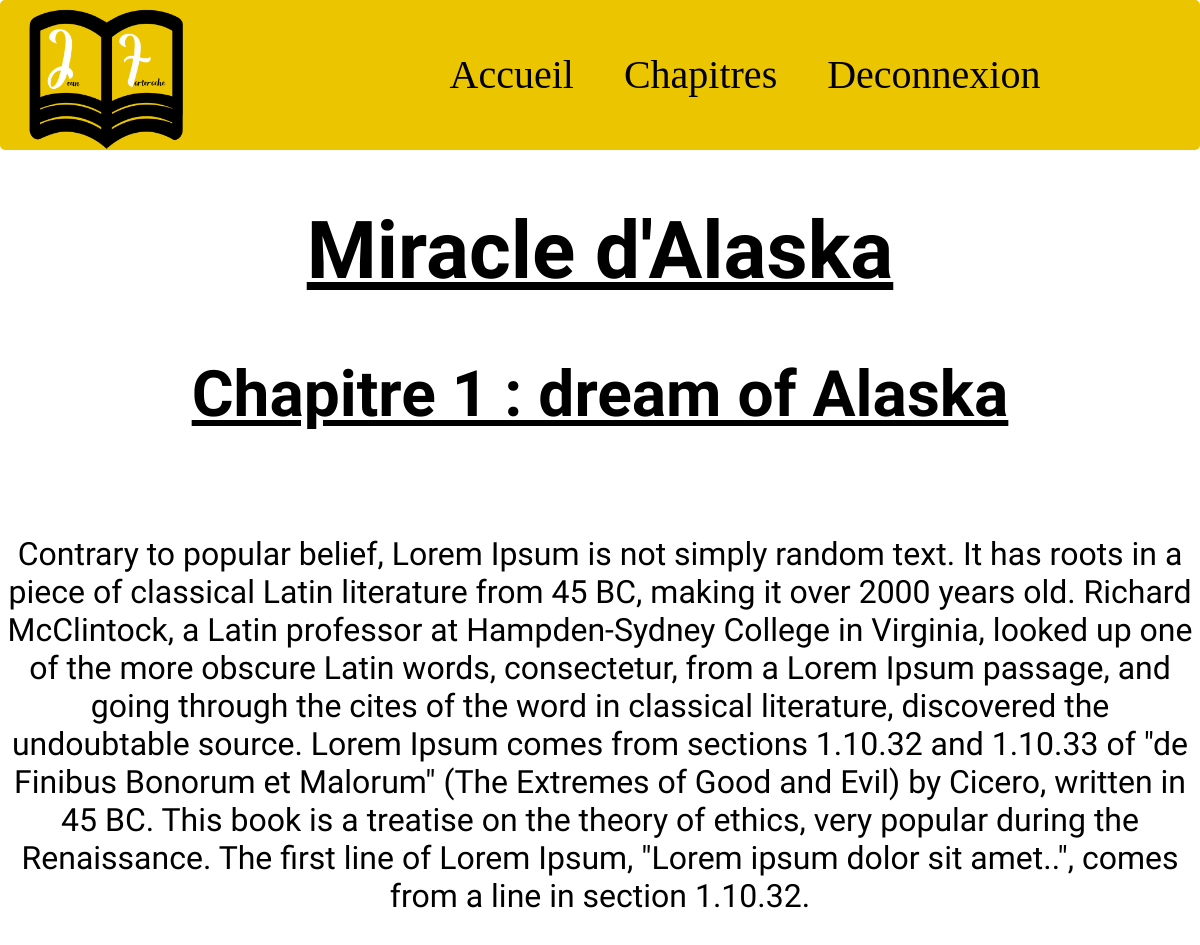
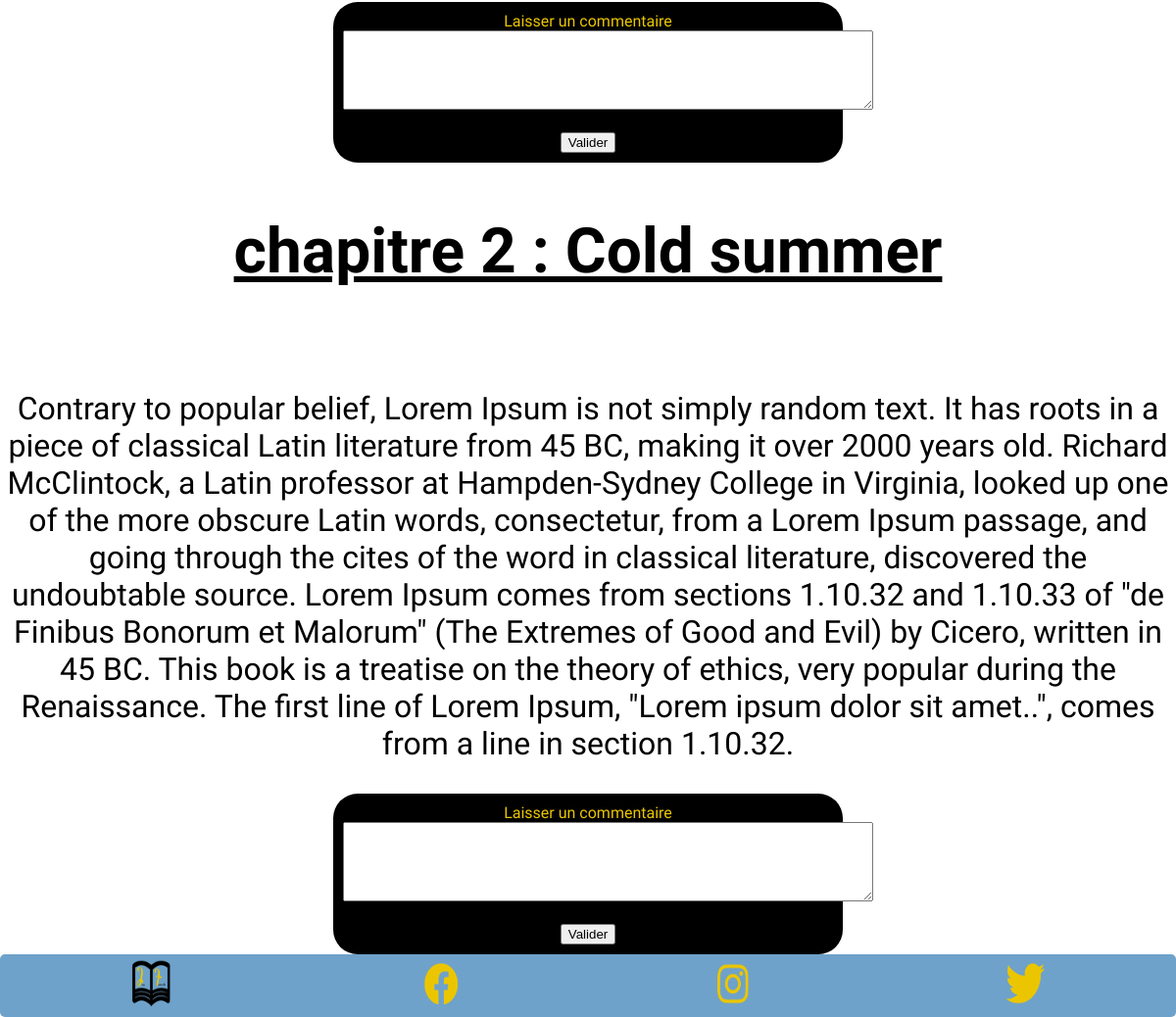
Screenshot of /index.php?action=chapter with the database file from the repository (2 pictures, top to bottom).
### tables this page shows
CREATE TABLE IF NOT EXISTS `chapter` (
  `id_chapter` int NOT NULL AUTO_INCREMENT,
  `title` varchar(40) NOT NULL,
  `content` text NOT NULL,
  PRIMARY KEY (`id_chapter`)
);

### controller/controller.php (called while the page is built, shortened)
<?php
class Controller{
        ?><script>$("header").css("display","none")</script><?php
          ?><script>$("#errorCo").css("display","block")</script>  <?php
        public function showChapter(){
            require("view/listChapter.php");
        }
}

### view/listChapter.php (the view, shortened to what this page needs)
<?php
$db = new PDO('mysql:host=localhost;dbname=book;charset=utf8','root','');
$showTheChapter= $db->query('SELECT id_chapter,title,content FROM chapter ' );
while ($Cstdata =  $showTheChapter->fetch()) {
?>
<td><h2 id="newTitle"><?= $Cstdata['title']; ?></h2> </td> <br>
<td><p id="content"><?= $Cstdata['content']; ?> </p> </td>
<form method="post" action="index.php?action=validComment&mainTitle=<?= $Cstdata['title']; ?>" enctype="multipart/form-data">
    <label>Laisser un commentaire</label><br>
    <textarea name="textComment" id="contentChapter" cols="65" rows="5"></textarea><br><br>
    <input type="submit" value="Valider" id="send">
</form>
<?php
}
?>
<?php $content = ob_get_clean(); ?>
<?php require('template.php'); ?>

### index.php (shortened to what this page needs)
<?php
require('controller/controller.php');
if (isset($_GET['action'])){
    if ($_GET['action'] == "introduction") {
        $page = new Controller;
        $page->welcomePage();
    }  elseif ($_GET['action'] == "connect") {
        $page = new Controller;
        $page->connexionPage();
    }elseif ($_GET['action'] == "disconnect") {
        $page = new Controller;
        $page->deconnexionPage();
    }elseif ($_GET['action'] == "member") {
        $page = new Controller;
        $page->memberList();
    }elseif ($_GET['action'] == "comment") {
        $page = new Controller;
        $page->commentList();
    }elseif ($_GET['action'] == "inscription") {
        $page = new Controller;
        $page->inscriptionPage();
    }elseif ($_GET['action'] == "member"){
        $page= new Controller;
        $page->listCst();
    }elseif ($_GET['action'] == "deleteMemb"){
        $page= new Controller;
        $page->validDeleteMemb();
    }elseif ($_GET['action'] == "chapter"){
        $page= new Controller;
        $page->showChapter();
            ?><script>$("#updateChap").css("display","block")</script>  <?php
            ?><script>$("#deleteChap").css("display","block")</script>  <?php
    }elseif ($_GET['action'] == "deleteChapter"){
        $page= new Controller;
        $page->validDeleteChapter();
    }elseif ($_GET['action'] == "addChapter"){
        $page= new Controller;
        $page->addChapter();
    }elseif ($_GET['action'] == "validChapter"){
        $page= new Controller;
        $page->validTheChapter();
    }elseif ($_GET['action']== "updateChapter") {
        $page= new Controller;
        $page->updatePage();
    }elseif ($_GET['action']== "update") {
        $page= new Controller;
        $page->newChapter();
    }elseif ($_GET['action']== "validComment") {
        $page= new Controller;
        $page->validOneComment();
    }elseif ($_GET['action']== "com") {
        $page= new Controller;
        $page->commentList();
    }
}else{
    $page = new Controller;
    $page->connexionPage();
    ?><script>$("header").css("display","none")</script><?php
    ?><script>$("footer").css("display","none")</script><?php
}

### view/template.php (shortened to what this page needs)
<!DOCTYPE html>
<html lang="en">
<head>
    <link rel="stylesheet" href="css/style.css" />
<link rel="stylesheet" href="https://unpkg.com/leaflet@1.9.2/dist/leaflet.css"
/>
</head>
<body>
<header>
<img src="img/logo2.png" alt="logo_avec_livre" class="logo2">
<ul>
     <a href="index.php?action=introduction"><li id="li1">Accueil</li></a>
    <a href="index.php?action=chapter"> <li id="li2">Chapitres</li></a>
   <a href="index.php?action=disconnect"> <li id="li3">Deconnexion</li> </a>
</ul>
</header>
<h1>Miracle d'Alaska</h1>
<?= $content ?>
<footer>
 <a href=""><img src="img/logo.png" alt="logo_avec_livre" id="logo"></a>
 <a href=""><img src="img/fb.png" alt="logo_facebook" id="fb"></a>
 <a href=""><img src="img/inst.png" alt="logo_facebook" id="inst"></a>
 <a href=""><img src="img/twt.png" alt="logo_facebook" id="twt"></a>
</footer>
</body>
</html>

### css/style.css (style rules this page uses)
body { margin: 0; }
h1 { text-decoration: underline; }
h2 { font-family: "Lustria", serif; font-weight: bold; text-align: center; font-size: 3em; text-decoration: underline; }
header { display: flex; justify-content: space-between; background-color: white; font-family: "BOOK"; border: 5px solid #ebc600; border-radius: 5px; background-color: #ebc600; height: 140px; }
header ul { display: flex; justify-content: space-between; position: relative; top: 30px; }
header ul a { text-decoration: none; color: black; }
header ul a li { list-style: none; margin-left: 50px; font-size: 2.5em; font-family: "Reading"; }
h1 { text-align: center; font-family: "Goudy Bookletter 1911", serif; font-size: 5em; height: 100px; }
.logo2 { width: 200px; height: 150px; }
form { background-color: black; border-radius: 25px; padding: 10px; margin-left: auto; margin-right: auto; display: block; width: 500px; }
form label { color: #ebc600; }
form, .text { font-family: "Lustria", serif; text-align: center; }
#newTitle, #content { font-family: "Square Peg", cursive; text-align: center; font-size: 2em; }
#newTitle { font-size: 4em; }
a { text-decoration: none; }
footer { display: flex; justify-content: space-around; border: 5px solid #6EA2CA; background-color: #6EA2CA; border-radius: 5px; }
footer #logo, footer #twt, footer #fb, footer #inst { width: 50px; height: 50px; }

### rows the page displays
chapter: title "Chapitre 1 : dream of Alaska", content "Contrary to popular belief, Lorem Ipsum is not simply random text. It has roots in a piece of classical Latin literature from 45 BC, making it over 2000 years old. Richard McClintock, a Latin professor at Hampden-Sydney College in Virginia, looked up one of the more obscure Latin words, consectetur, from a Lorem Ipsum passage, and going through the cites of the word in classical literature, discovered the undoubtable source. Lorem Ipsum comes from sections 1.10.32 and 1.10.33 of \"de Finibus Bonorum et Malorum\" (The Extremes of Good and Evil) by Cicero, written in 45 BC. This book is a treatise on the theory of ethics, very popular during the Renaissance. The first line of Lorem Ipsum,…"
chapter: title "chapitre 2 : Cold summer", content "Contrary to popular belief, Lorem Ipsum is not simply random text. It has roots in a piece of classical Latin literature from 45 BC, making it over 2000 years old. Richard McClintock, a Latin professor at Hampden-Sydney College in Virginia, looked up one of the more obscure Latin words, consectetur, from a Lorem Ipsum passage, and going through the cites of the word in classical literature, discovered the undoubtable source. Lorem Ipsum comes from sections 1.10.32 and 1.10.33 of \"de Finibus Bonorum et Malorum\" (The Extremes of Good and Evil) by Cicero, written in 45 BC. This book is a treatise on the theory of ethics, very popular during the Renaissance. The first line of Lorem Ipsum,…"
